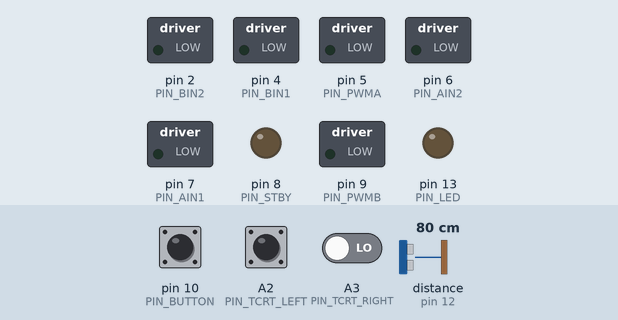
The program below on a simulated Arduino Nano, built with avr-gcc and run on an emulated ATmega328P. On the bench: switched loads named in the program (green lamp = pin HIGH), output pins drawn as LEDs (lit = HIGH). Dashed ring = blinking. The test bench sets the inputs (shaded band); at power-on: pin 10 (PIN_BUTTON) HIGH, A2 (PIN_TCRT_LEFT) LOW, A3 (PIN_TCRT_RIGHT) LOW, distance to the obstacle (sensor on pin 12) 80 cm. The echo pulse lasts 58.3 µs per cm; pins used as bus, display or sensor lines are not drawn.

Above: at 1.2 s.
1.3 s: pin 10 (PIN_BUTTON) pulled LOW for 0.15 s
At 1.59 s:
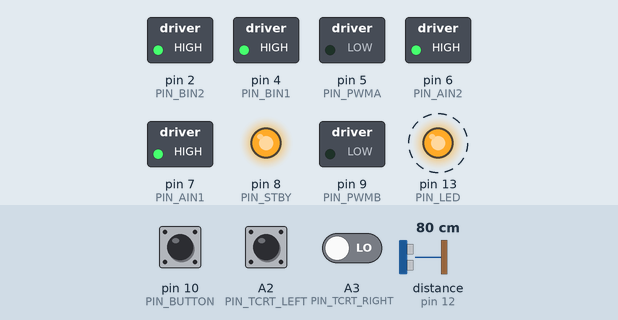
4.3 s: A2 (PIN_TCRT_LEFT) pulled HIGH for 3.2 s
At 6.65 s:
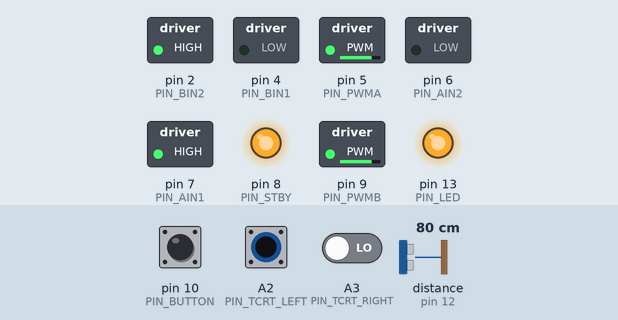
9.0 s: A2 (PIN_TCRT_LEFT) driven HIGH and A3 (PIN_TCRT_RIGHT) driven HIGH
At 10.0 s:
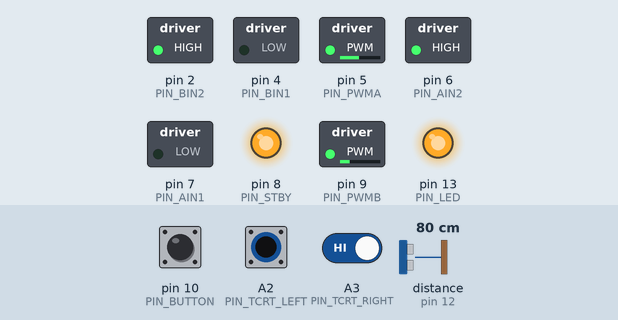
10.5 s: distance to the obstacle (sensor on pin 12) set to 74 cm
12.0 s: distance to the obstacle (sensor on pin 12) set to 65 cm
At 13.2 s:
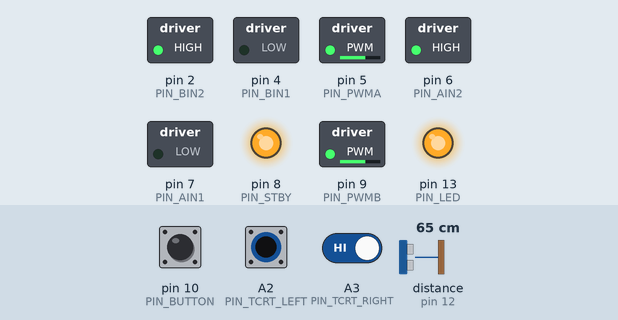
13.5 s: distance to the obstacle (sensor on pin 12) set to 16 cm
15.0 s: distance to the obstacle (sensor on pin 12) set to 12 cm
At 15.6 s:
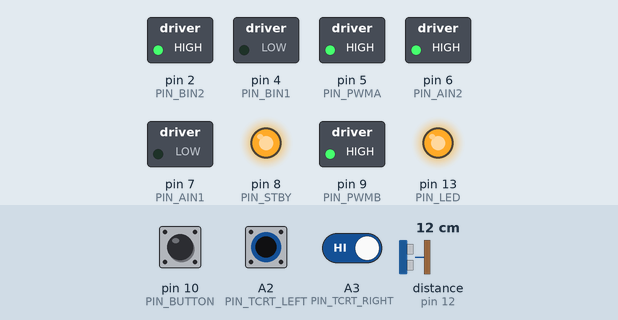
Timing chart, 0 to 17.5 s (numbered marks = the images above; inputs shaded):
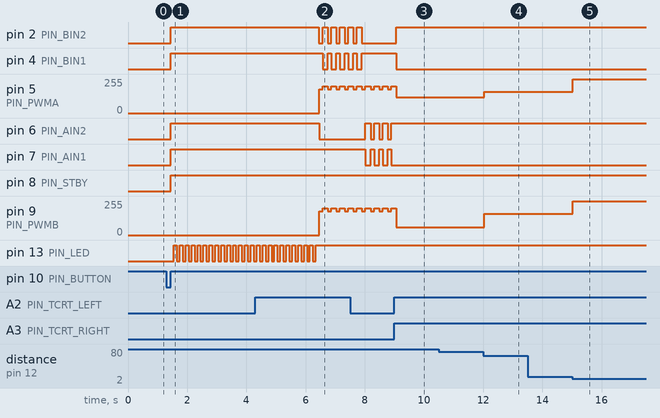

Measured:
- the behaviour switches between 70 and 69 cm on distance to the obstacle (sensor on pin 12) (found by bisection; images 3 and 4)
- the behaviour switches between 15 and 14 cm on distance to the obstacle (sensor on pin 12) (found by bisection; images 4 and 5)
- after the input at 1.3 s, pin 2 (PIN_BIN2), pin 4 (PIN_BIN1), pin 6 (PIN_AIN2), pin 7 (PIN_AIN1), pin 8 (PIN_STBY): LOW → HIGH after 0.15 s; pin 13 (PIN_LED): alternates HIGH for 0.10 s and LOW for 0.10 s, starting after 0.25 s
- after the input at 4.3 s, pin 4 (PIN_BIN1): alternates HIGH for 0.12 s and LOW for 0.17 s, 10 changes in all, then stays HIGH, starting after 2.3 s
- after the input at 9.0 s, pin 2 (PIN_BIN2): LOW → HIGH after 0.06 s; pin 4 (PIN_BIN1): HIGH → LOW after 0.06 s; pin 6 (PIN_AIN2): stops changing and stays HIGH; pin 7 (PIN_AIN1): stops changing and stays LOW
- after the input at 10.5 s, every drawn part: stays the same
- after the input at 12.0 s, pin 5 (PIN_PWMA): 120/255 → 160/255 at once; pin 9 (PIN_PWMB): 60/255 → 160/255 at once
- after the input at 13.5 s, every drawn part: stays the same
- after the input at 15.0 s, pin 5 (PIN_PWMA), pin 9 (PIN_PWMB): 160/255 → 255/255 at once

The program:

main.cpp
```cpp
#include <Arduino.h>
#include "config.h"
#include "motors.h"
#include "sensors.h"

// Mapeo físico de pines (definidos en config.h)
const uint8_t PIN_STBY = 8;
const uint8_t PIN_AIN1 = 7;
const uint8_t PIN_AIN2 = 6;
const uint8_t PIN_PWMA = 5;
const uint8_t PIN_BIN1 = 4;
const uint8_t PIN_BIN2 = 2;
const uint8_t PIN_PWMB = 9;

const uint8_t PIN_TRIG = 11;
const uint8_t PIN_ECHO = 12;

const uint8_t PIN_TCRT_LEFT = A2;
const uint8_t PIN_TCRT_RIGHT = A3;

const uint8_t PIN_BUTTON = 10;
const uint8_t PIN_LED = 13;

// Estados de la máquina de estados finitos (FSM)
enum State {
    STATE_STANDBY,
    STATE_SAFETY_DELAY,
    STATE_INITIAL_TACTIC,
    STATE_SEARCH,
    STATE_APPROACH,
    STATE_ATTACK,
    STATE_EVADE_BACKUP,
    STATE_EVADE_TURN
};

State currentState = STATE_STANDBY;
unsigned long stateStartTime = 0;

// Sentido de búsqueda (girar a la derecha o a la izquierda)
bool searchClockwise = true;

// Dirección del giro de evasión (horario si tocó sensor izquierdo o ambos, antihorario si tocó derecho)
bool evadeTurnClockwise = true;

// Temporizador para persistencia de ataque (corregido de static local a global de archivo)
static unsigned long timeLost = 0;

// Realiza la transición de estado y registra el tiempo de inicio
void transitionTo(State newState) {
    // Si entramos a buscar desde un estado que no sea evasión, alternamos el sentido del giro respecto a la última vez
    if (newState == STATE_SEARCH && currentState != STATE_EVADE_TURN) {
        searchClockwise = !searchClockwise;
    }

    currentState = newState;
    stateStartTime = millis();

    // CORRECCIÓN: Se limpia el temporizador de pérdida al entrar en estado de ataque o aproximación
    if (newState == STATE_ATTACK || newState == STATE_APPROACH) {
        timeLost = 0;
    }
}

// Chequeo de emergencia de línea post-distanceRead
// Devuelve true si detectó borde y ya transicionó a evasión
static bool checkLineEmergency() {
    bool leftRaw = lineReadLeftRaw();
    bool rightRaw = lineReadRightRaw();

    if (leftRaw || rightRaw) {
        if (leftRaw && rightRaw) {
            evadeTurnClockwise = true;  // Ambos sensores: horario por defecto
        } else if (leftRaw) {
            evadeTurnClockwise = true;  // Sensor izquierdo: giro horario
        } else {
            evadeTurnClockwise = false; // Sensor derecho: giro antihorario
        }
        transitionTo(STATE_EVADE_BACKUP);
        return true;
    }
    return false;
}

void setup() {
    pinMode(PIN_LED, OUTPUT);
    digitalWrite(PIN_LED, LOW);

    motorsInit();
    sensorsInit();

#ifdef DEBUG_MOTORS
    Serial.begin(9600);
    while (!Serial) { ; }
    Serial.println("--- MODO DEBUG DE MOTORES HABILITADO ---");
    Serial.println("Envia comandos por Serial:");
    Serial.println("  f : Adelante (Forward)");
    Serial.println("  b : Atrás (Backward)");
    Serial.println("  l : Girar Izquierda (Left)");
    Serial.println("  r : Girar Derecha (Right)");
    Serial.println("  s : Frenar (Stop)");
#endif

    transitionTo(STATE_STANDBY);
}

void loop() {
#ifdef DEBUG_MOTORS
    if (Serial.available() > 0) {
        char cmd = Serial.read();
        if (cmd != '\r' && cmd != '\n') {
            Serial.print("> Recibido: ");
            Serial.println(cmd);
            switch (cmd) {
                case 'f':
                case 'F':
                    Serial.println("Comando: Adelante");
                    motorsSetSpeed(200, 200);
                    break;
                case 'b':
                case 'B':
                    Serial.println("Comando: Atrás");
                    motorsSetSpeed(-200, -200);
                    break;
                case 'l':
                case 'L':
                    Serial.println("Comando: Izquierda");
                    motorsSetSpeed(-200, 200);
                    break;
                case 'r':
                case 'R':
                    Serial.println("Comando: Derecha");
                    motorsSetSpeed(200, -200);
                    break;
                case 's':
                case 'S':
                    Serial.println("Comando: Frenar");
                    motorsBrake();
                    break;
                default:
                    Serial.print("Comando no reconocido: ");
                    Serial.println(cmd);
                    break;
            }
        }
    }
    return; // Evita el bucle de la máquina de estados si estamos en debug
#endif

    // Prioridad 1: Detección de sensores de línea blanca (solo activos en combate y fuera de evasión)
    if (currentState != STATE_STANDBY && currentState != STATE_SAFETY_DELAY &&
        currentState != STATE_EVADE_BACKUP && currentState != STATE_EVADE_TURN) {
        // Leemos siempre ambos para no romper el debounce estático
        bool leftLine = lineReadLeft();
        bool rightLine = lineReadRight();

        if (leftLine || rightLine) {
            if (leftLine && rightLine) {
                evadeTurnClockwise = true;  // Ambos sensores: horario por defecto
            } else if (leftLine) {
                evadeTurnClockwise = true;  // Sensor izquierdo: giro horario
            } else {
                evadeTurnClockwise = false; // Sensor derecho: giro antihorario
            }
            transitionTo(STATE_EVADE_BACKUP);
        }
    }

    // Prioridad 2: Comportamientos de cada estado
    switch (currentState) {
        case STATE_STANDBY:
            // CORRECCIÓN: Se apaga el driver (Standby) en vez de frenar activamente
            motorsStandby();
            digitalWrite(PIN_LED, LOW);
            if (buttonPressed()) {
                // Espera antirrebote y liberación de botón
                delay(150);
                while (buttonPressed()) { /* esperar */ }
                transitionTo(STATE_SAFETY_DELAY);
            }
            break;

        case STATE_SAFETY_DELAY:
            motorsBrake();
            // Parpadea el LED a 5Hz durante la cuenta regresiva
            digitalWrite(PIN_LED, ((millis() - stateStartTime) / BLINK_MS) % 2 ? HIGH : LOW);

            // Al cumplirse los 5 segundos, inicia el combate
            if (millis() - stateStartTime >= SAFETY_MS) {
                digitalWrite(PIN_LED, HIGH); // LED encendido fijo durante combate
                transitionTo(STATE_INITIAL_TACTIC);
            }
            break;

        case STATE_INITIAL_TACTIC:
            // Giro inicial horario a velocidad táctica
            motorsSetSpeed(INITIAL_TACTIC_SPEED, -INITIAL_TACTIC_SPEED);

            // Transiciona si detecta oponente en frente
            {
                unsigned int dist = distanceRead();
                if (checkLineEmergency()) break;
                if (dist > 0 && dist < ATTACK_DISTANCE) {
                    transitionTo(STATE_ATTACK);
                    break;
                } else if (dist > 0 && dist < APPROACH_DISTANCE) {
                    transitionTo(STATE_APPROACH);
                    break;
                }
            }

            // Pasa a búsqueda estándar si se agota el tiempo de la táctica
            if (millis() - stateStartTime >= TACTIC_MS) {
                transitionTo(STATE_SEARCH);
            }
            break;

        case STATE_SEARCH:
            // Búsqueda en arco continuo alternando la dirección
            if (searchClockwise) {
                // Arco hacia la derecha: rueda izquierda a máxima velocidad de búsqueda, derecha a la mitad
                motorsSetSpeed(SEARCH_SPEED, SEARCH_SPEED / 2);
            } else {
                // Arco hacia la izquierda: rueda izquierda a la mitad, derecha a máxima velocidad de búsqueda
                motorsSetSpeed(SEARCH_SPEED / 2, SEARCH_SPEED);
            }

            // Transiciona si detecta oponente
            {
                unsigned int dist = distanceRead();
                if (checkLineEmergency()) break;
                if (dist > 0 && dist < ATTACK_DISTANCE) {
                    transitionTo(STATE_ATTACK);
                } else if (dist > 0 && dist < APPROACH_DISTANCE) {
                    transitionTo(STATE_APPROACH);
                }
            }
            break;

        case STATE_APPROACH:
            // Avance recto a velocidad media
            motorsSetSpeed(APPROACH_SPEED, APPROACH_SPEED);

            // Comprobación de distancia con el oponente
            {
                unsigned int dist = distanceRead();
                if (checkLineEmergency()) break;
                if (dist > 0 && dist < ATTACK_DISTANCE) {
                    transitionTo(STATE_ATTACK);
                } else if (dist > 0 && dist < APPROACH_DISTANCE) {
                    timeLost = 0; // Seguimos viéndolo a distancia de approach
                } else {
                    // Si perdemos contacto
                    if (timeLost == 0) {
                        timeLost = millis();
                    } else if (millis() - timeLost > PERSIST_MS) {
                        transitionTo(STATE_SEARCH);
                        timeLost = 0;
                    }
                }
            }
            break;

        case STATE_ATTACK:
            // Carga directa al 100% de velocidad
            motorsSetSpeed(ATTACK_SPEED, ATTACK_SPEED);

            // Comprobación de escape del oponente
            {
                unsigned int dist = distanceRead();
                if (checkLineEmergency()) break;

                // Si dist == 0, el HC-SR04 está en su zona ciega (< 2 cm) porque estamos
                // empujando al rival cuerpo a cuerpo. Se mantiene el ataque a fondo;
                // la línea blanca detendrá el empuje al llegar al borde del dohyo.
                if (dist == 0 || (dist > 0 && dist < ATTACK_RELEASE_DISTANCE)) {
                    timeLost = 0; // Contacto cuerpo a cuerpo o en rango de ataque
                } else if (dist >= ATTACK_RELEASE_DISTANCE && dist < APPROACH_DISTANCE) {
                    // El oponente logró separarse: pasamos a aproximación con histéresis
                    transitionTo(STATE_APPROACH);
                } else {
                    // dist >= APPROACH_DISTANCE: rival fuera de alcance frontal
                    if (timeLost == 0) {
                        timeLost = millis(); // Inicia cuenta de persistencia
                    } else if (millis() - timeLost > PERSIST_MS) {
                        // Vuelve a buscar si pasa el tiempo de persistencia
                        transitionTo(STATE_SEARCH);
                        timeLost = 0;
                    }
                }
            }
            break;

        case STATE_EVADE_BACKUP:
            // Fase 1: micro-retroceso en línea recta para despejar la pala
            if (millis() - stateStartTime < EVADE_BACKUP_MS) {
                motorsSetSpeed(EVADE_BACKUP_SPEED_L, EVADE_BACKUP_SPEED_R);
            } else {
                transitionTo(STATE_EVADE_TURN);
            }
            break;

        case STATE_EVADE_TURN:
            // Fase 2: giro puro sobre su eje calibrado a 90°-100°
            if (millis() - stateStartTime < EVADE_TURN_MS) {
                if (evadeTurnClockwise) {
                    // Giro horario: rueda izquierda adelante, derecha atrás
                    motorsSetSpeed(EVADE_SPIN_SPEED, -EVADE_SPIN_SPEED);
                } else {
                    // Giro antihorario: rueda izquierda atrás, derecha adelante
                    motorsSetSpeed(-EVADE_SPIN_SPEED, EVADE_SPIN_SPEED);
                }
            } else {
                // Al completar el giro, sincronizar searchClockwise y transicionar a búsqueda
                searchClockwise = evadeTurnClockwise;
                transitionTo(STATE_SEARCH);
            }
            break;
    }
}
```

motors.cpp
```cpp
#include "motors.h"
#include "config.h"

// Inicialización de los pines de motor como salidas
void motorsInit() {
    pinMode(PIN_STBY, OUTPUT);
    pinMode(PIN_AIN1, OUTPUT);
    pinMode(PIN_AIN2, OUTPUT);
    pinMode(PIN_PWMA, OUTPUT);
    pinMode(PIN_BIN1, OUTPUT);
    pinMode(PIN_BIN2, OUTPUT);
    pinMode(PIN_PWMB, OUTPUT);

    // Desactiva el driver por defecto
    digitalWrite(PIN_STBY, LOW);
}

// Función auxiliar interna para configurar cada motor
static void setMotor(uint8_t in1, uint8_t in2, uint8_t pwm, int speed) {
    speed = constrain(speed, -255, 255);
    if (speed > 0) {
        digitalWrite(in1, LOW);
        digitalWrite(in2, HIGH);
        analogWrite(pwm, speed);
    } else if (speed < 0) {
        digitalWrite(in1, HIGH);
        digitalWrite(in2, LOW);
        analogWrite(pwm, -speed);
    } else {
        digitalWrite(in1, LOW);
        digitalWrite(in2, LOW);
        analogWrite(pwm, 0);
    }
}

// Establece la velocidad de ambos motores
void motorsSetSpeed(int leftSpeed, int rightSpeed) {
    digitalWrite(PIN_STBY, HIGH); // Activa el driver
    setMotor(PIN_AIN1, PIN_AIN2, PIN_PWMA, leftSpeed);
    setMotor(PIN_BIN1, PIN_BIN2, PIN_PWMB, rightSpeed);
}

// Freno activo (corto circuito a VCC/GND para frenar rápido)
void motorsBrake() {
    digitalWrite(PIN_STBY, HIGH);
    digitalWrite(PIN_AIN1, HIGH);
    digitalWrite(PIN_AIN2, HIGH);
    analogWrite(PIN_PWMA, 0);
    digitalWrite(PIN_BIN1, HIGH);
    digitalWrite(PIN_BIN2, HIGH);
    analogWrite(PIN_PWMB, 0);
}

// Desactiva el pin STBY para dejar los motores sueltos
void motorsStandby() {
    digitalWrite(PIN_STBY, LOW);
}
```

motors.h
```cpp
#ifndef MOTORS_H
#define MOTORS_H

#include <Arduino.h>

// Inicializa los pines del driver de motores
void motorsInit();

// Establece la velocidad de los motores izquierdo y derecho (rango -255 a 255)
void motorsSetSpeed(int leftSpeed, int rightSpeed);

// Aplica freno activo cortocircuitando los motores
void motorsBrake();

// Desactiva el driver (standby) para permitir el movimiento libre (coasting) y ahorrar energía
void motorsStandby();

#endif
```

sensors.cpp
```cpp
#include "sensors.h"
#include "config.h"

// Configuración de modos de pin para los sensores
void sensorsInit() {
    pinMode(PIN_TRIG, OUTPUT);
    pinMode(PIN_ECHO, INPUT);
    pinMode(PIN_TCRT_LEFT, INPUT);
    pinMode(PIN_TCRT_RIGHT, INPUT);
    pinMode(PIN_BUTTON, INPUT_PULLUP);

    digitalWrite(PIN_TRIG, LOW);
}

// Envía un pulso ultrasónico y mide el tiempo de respuesta
unsigned int distanceRead() {
    static unsigned long lastReadTime = 0;
    static unsigned int lastDistance = 0;

    // Respetar un intervalo mínimo (40ms) para evitar solapamiento de ecos
    if (millis() - lastReadTime < 40) {
        return lastDistance;
    }
    lastReadTime = millis();

    // Genera pulso de disparo de 10us
    digitalWrite(PIN_TRIG, LOW);
    delayMicroseconds(2);
    digitalWrite(PIN_TRIG, HIGH);
    delayMicroseconds(10);
    digitalWrite(PIN_TRIG, LOW);

    // Lee la duración del pulso en Echo
    unsigned long duration = pulseIn(PIN_ECHO, HIGH, ULTRASONIC_TIMEOUT);
    if (duration == 0) {
        lastDistance = 0; // Sin obstáculo detectado en el rango configurado
    } else {
        lastDistance = duration / 58;
    }

    return lastDistance;
}

// Función auxiliar interna para aplicar filtro antirrebote (debounce) a los TCRT5000
static bool readLineSensor(uint8_t pin, int &count) {
    count = (digitalRead(pin) == LOW) ? count + 1 : 0;
    if (count > 2) count = 2;
    return count >= 2;
}

// Lectura con debounce del sensor izquierdo
bool lineReadLeft() {
    static int count = 0;
    return readLineSensor(PIN_TCRT_LEFT, count);
}

// Lectura con debounce del sensor derecho
bool lineReadRight() {
    static int count = 0;
    return readLineSensor(PIN_TCRT_RIGHT, count);
}

// Lecturas directas sin debounce para chequeos inmediatos
bool lineReadLeftRaw() {
    return digitalRead(PIN_TCRT_LEFT) == LOW;
}

bool lineReadRightRaw() {
    return digitalRead(PIN_TCRT_RIGHT) == LOW;
}

// Comprueba estado del botón (activo-bajo)
bool buttonPressed() {
    return digitalRead(PIN_BUTTON) == LOW;
}
```

sensors.h
```cpp
#ifndef SENSORS_H
#define SENSORS_H

#include <Arduino.h>

// Inicializa los pines de los sensores (Trigger, Echo, TCRT y Botón)
void sensorsInit();

// Lee la distancia con el ultrasónico y devuelve el valor en cm (0 si hay timeout)
unsigned int distanceRead();

// Verifica el estado del sensor de línea izquierdo con filtro antirrebote
bool lineReadLeft();

// Verifica el estado del sensor de línea derecho con filtro antirrebote
bool lineReadRight();

// Lectura directa sin debounce (para chequeos de emergencia)
bool lineReadLeftRaw();
bool lineReadRightRaw();

// Devuelve verdadero si el botón físico está presionado (filtro activo-bajo)
bool buttonPressed();

#endif
```

Source omitted: config.h (2112 bytes)
